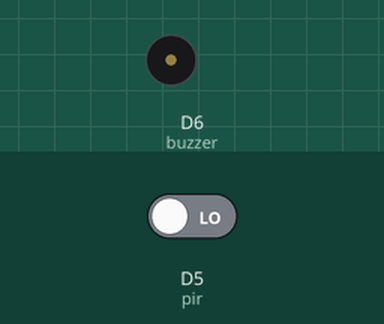
Bench run of a sketch on a simulated ESP8266 (NodeMCU). Shown: buzzer (waves = sounding, pin HIGH). Inputs (shaded band) come from the test bench; at power-on: D5 (pir) LOW.

Above: at 1.2 s.
1.3 s: D5 (pir) driven HIGH
At 2.0 s:
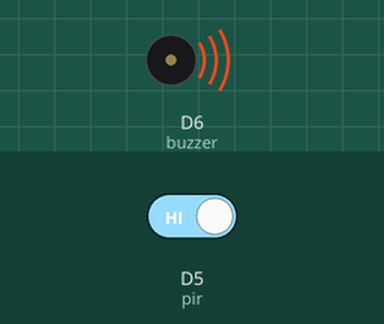
2.8 s: D5 (pir) driven LOW
At 3.2 s:
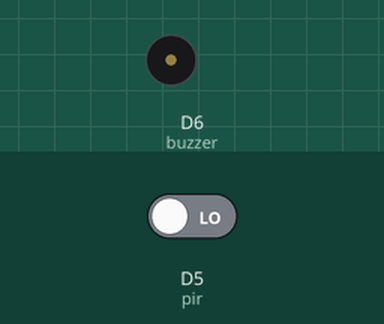
Timing chart, 0 to 5.8 s (numbered marks = the images above; inputs shaded):
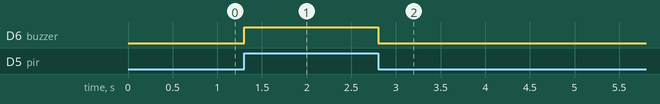

Measured:
- after the input at 1.3 s, D6 (buzzer): LOW → HIGH at once
- after the input at 2.8 s, D6 (buzzer): HIGH → LOW at once

The sketch:

theft_detection.ino
```cpp
#include <ESP8266WiFi.h>

int pir = D5;
int buzzer = D6;

void setup(){
  pinMode(pir, INPUT);
  pinMode(buzzer, OUTPUT);
}

void loop(){
  int motion = digitalRead(pir);

  if(motion == HIGH){
    digitalWrite(buzzer, HIGH);
  }
  else{
    digitalWrite(buzzer, LOW);
  }
}
```
